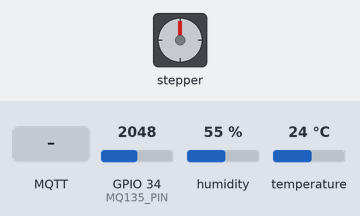
Bench run of a sketch on a simulated ESP32. On the bench: stepper motor. The inputs (shaded band) are chosen by the test bench; at power-on: GPIO 34 (MQ135_PIN) = 2048, humidity 55 %, temperature 24 °C. WiFi joins after 1.5 s; servers stay silent unless stated; no MQTT or app messages arrive unless stated; web services answer with replies made up by the test bench; stepper angles assume 2048 steps per turn; what the sketch prints to the serial monitor is not drawn.

Above: at 2.7 s.
2.8 s: MQTT message "ON" arrives on the first subscribed topic
At 3.2 s:
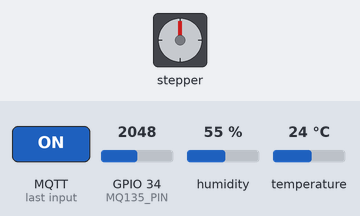
6.3 s: MQTT message "OFF" arrives on the first subscribed topic
At 6.8 s:
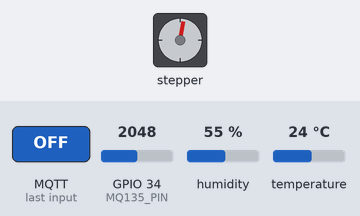
Timing chart, 0 to 9.3 s (numbered marks = the images above; inputs shaded):
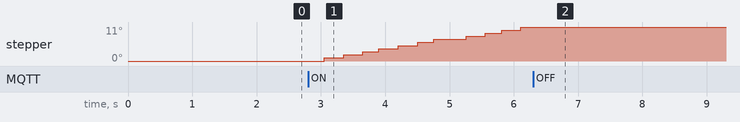

The sketch:

combinedforsensorfan.ino
```cpp
#include <WiFi.h>
#include <PubSubClient.h>
#include <DHT.h>
#include <HTTPClient.h>
#include <Stepper.h>

#define STEPS_PER_REV 2048
#define MQ135_PIN 34
#define DHT_PIN 15
#define DHT_TYPE DHT22
// current code on c type wala
Stepper myStepper(STEPS_PER_REV, 19, 18, 5, 17); // IN1, IN2, IN3, IN4
const char *ssid = "A35";
const char *password = "ghephukat";
const char *mqtt_server = "iot-team46.duckdns.org";
const char *FAN_CONTROL_TOPIC = "temphumid_code/fan_control";
const char *thingspeak_api_key = "A16L3833TPH0H3JF";
const char *thingspeak_server = "http://api.thingspeak.com/update";

WiFiClient espClient;
PubSubClient client(espClient);
DHT dht(DHT_PIN, DHT_TYPE);

bool fanRunning = false;
unsigned long previousFanMillis = 0;
const long fanInterval = 50; // Fan step interval
unsigned long lastSensorRead = 0;

void setup_wifi()
{
  Serial.print("Connecting to WiFi...");
  WiFi.begin(ssid, password);
  while (WiFi.status() != WL_CONNECTED)
  {
    delay(500);
    Serial.print(".");
  }
  Serial.println("\nWiFi connected!");
}

void callback(char *topic, byte *payload, unsigned int length)
{
  Serial.print("Message arrived [");
  Serial.print(topic);
  Serial.print("] ");

  char message[length + 1];
  for (int i = 0; i < length; i++)
  {
    message[i] = (char)payload[i];
  }
  message[length] = '\0';
  Serial.println(message);

  if (strcmp(topic, FAN_CONTROL_TOPIC) == 0)
  {
    if (strcmp(message, "ON") == 0)
    {
      Serial.println("Fan status set to ON");
      fanRunning = true;
    }
    else if (strcmp(message, "OFF") == 0)
    {
      Serial.println("Fan status set to OFF");
      fanRunning = false;
    }
  }
}

void reconnect()
{
  while (!client.connected())
  {
    Serial.print("Connecting to MQTT...");
    if (client.connect("ESP32Client"))
    {
      Serial.println("Connected!");
      client.subscribe(FAN_CONTROL_TOPIC);
    }
    else
    {
      Serial.print("Failed, retrying in 5s...");
      delay(5000);
    }
  }
}

void setup()
{
  Serial.begin(115200);
  myStepper.setSpeed(30); // RPM
  setup_wifi();
  client.setServer(mqtt_server, 1883);
  client.setCallback(callback);
  dht.begin();
}

void loop()
{
  if (!client.connected())
  {
    reconnect();
  }
  client.loop();

  unsigned long currentMillis = millis();

  if (fanRunning && currentMillis - previousFanMillis >= fanInterval)
  {
    previousFanMillis = currentMillis;
    myStepper.step(1); // Continuous rotation
  }

  if (currentMillis - lastSensorRead >= 5000)
  {
    lastSensorRead = currentMillis;

    int sensorValue = analogRead(MQ135_PIN);
    float voltage = sensorValue * (3.3 / 4095.0);
    float co2_ppm = voltage * 200; // Calibration dependent

    Serial.print("CO2 Level: ");
    Serial.print(co2_ppm);
    Serial.println(" ppm");

    char co2_msg[10];
    dtostrf(co2_ppm, 6, 2, co2_msg);
    client.publish("sensor/co2", co2_msg);

    float temperature = dht.readTemperature();
    float humidity = dht.readHumidity();

    if (!isnan(temperature) && !isnan(humidity))
    {
      Serial.print("Temperature: ");
      Serial.print(temperature);
      Serial.print("°C, Humidity: ");
      Serial.print(humidity);
      Serial.println("%");

      char temp_humid_msg[50];
      snprintf(temp_humid_msg, sizeof(temp_humid_msg),
               "{\"temperature\": %.2f, \"humidity\": %.2f}", temperature, humidity);
      client.publish("temphumid_code/temp_humidity", temp_humid_msg);

      if (WiFi.status() == WL_CONNECTED)
      {
        HTTPClient http;
        String url = String(thingspeak_server) + "?api_key=" + thingspeak_api_key +
                     "&field1=" + String(temperature) +
                     "&field2=" + String(humidity) +
                     "&field3=" + String(co2_ppm);
        http.begin(url);
        int httpResponseCode = http.GET();
        if (httpResponseCode > 0)
        {
          Serial.print("ThingSpeak response: ");
          Serial.println(httpResponseCode);
        }
        else
        {
          Serial.print("Error sending to ThingSpeak: ");
          Serial.println(httpResponseCode);
        }
        http.end();
      }
    }
    else
    {
      Serial.println("Failed to read from DHT sensor!");
    }
  }
}
```

Measured:
- after the input at 6.3 s, stepper: stays 11° (without the input it goes to 12° after 0.11 s)
